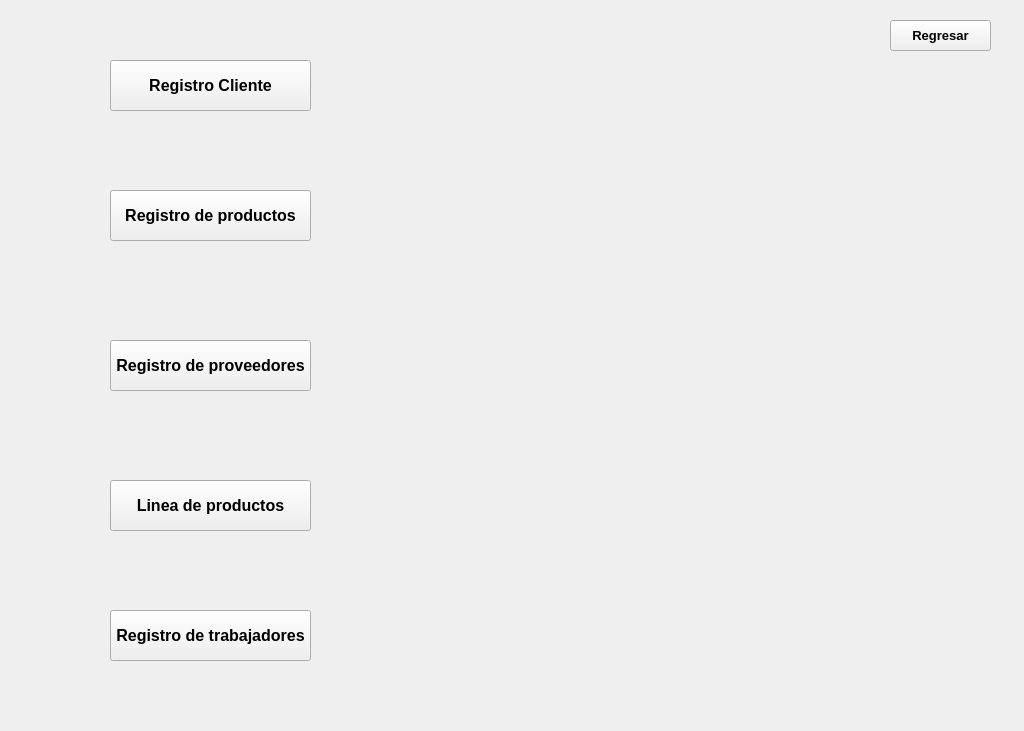
<?xml version="1.0" encoding="UTF-8"?>
<ui version="4.0">
 <class>Registro_cliente</class>
 <widget class="QWidget" name="Registro_cliente">
  <property name="geometry">
   <rect>
    <x>0</x>
    <y>0</y>
    <width>1024</width>
    <height>731</height>
   </rect>
  </property>
  <property name="windowTitle">
   <string>Form</string>
  </property>
  <widget class="QLabel" name="ventana_registroclientes">
   <property name="geometry">
    <rect>
     <x>0</x>
     <y>-20</y>
     <width>1024</width>
     <height>791</height>
    </rect>
   </property>
   <property name="text">
    <string/>
   </property>
   <property name="pixmap">
    <pixmap resource="../Recursos/images.qrc">:/operaciones-design-blanco.jpg</pixmap>
   </property>
  </widget>
  <widget class="QPushButton" name="id_clientes">
   <property name="geometry">
    <rect>
     <x>110</x>
     <y>60</y>
     <width>201</width>
     <height>51</height>
    </rect>
   </property>
   <property name="font">
    <font>
     <family>Arial</family>
     <pointsize>12</pointsize>
     <weight>75</weight>
     <bold>true</bold>
    </font>
   </property>
   <property name="text">
    <string>Registro Cliente</string>
   </property>
  </widget>
  <widget class="QPushButton" name="id_productos">
   <property name="geometry">
    <rect>
     <x>110</x>
     <y>190</y>
     <width>201</width>
     <height>51</height>
    </rect>
   </property>
   <property name="font">
    <font>
     <family>Arial</family>
     <pointsize>12</pointsize>
     <weight>75</weight>
     <bold>true</bold>
    </font>
   </property>
   <property name="text">
    <string>Registro de productos</string>
   </property>
  </widget>
  <widget class="QPushButton" name="id_proveedores">
   <property name="geometry">
    <rect>
     <x>110</x>
     <y>340</y>
     <width>201</width>
     <height>51</height>
    </rect>
   </property>
   <property name="font">
    <font>
     <family>Arial</family>
     <pointsize>12</pointsize>
     <weight>75</weight>
     <bold>true</bold>
    </font>
   </property>
   <property name="text">
    <string>Registro de proveedores</string>
   </property>
  </widget>
  <widget class="QPushButton" name="id_lineaproductos">
   <property name="geometry">
    <rect>
     <x>110</x>
     <y>480</y>
     <width>201</width>
     <height>51</height>
    </rect>
   </property>
   <property name="font">
    <font>
     <family>Arial</family>
     <pointsize>12</pointsize>
     <weight>75</weight>
     <bold>true</bold>
    </font>
   </property>
   <property name="text">
    <string>Linea de productos</string>
   </property>
  </widget>
  <widget class="QPushButton" name="id_trabajadores">
   <property name="geometry">
    <rect>
     <x>110</x>
     <y>610</y>
     <width>201</width>
     <height>51</height>
    </rect>
   </property>
   <property name="font">
    <font>
     <family>Arial</family>
     <pointsize>12</pointsize>
     <weight>75</weight>
     <bold>true</bold>
    </font>
   </property>
   <property name="text">
    <string>Registro de trabajadores</string>
   </property>
  </widget>
  <widget class="QPushButton" name="id_regresaroperaciones">
   <property name="geometry">
    <rect>
     <x>890</x>
     <y>20</y>
     <width>101</width>
     <height>31</height>
    </rect>
   </property>
   <property name="font">
    <font>
     <family>Arial</family>
     <pointsize>10</pointsize>
     <weight>75</weight>
     <bold>true</bold>
    </font>
   </property>
   <property name="text">
    <string>Regresar</string>
   </property>
   <property name="icon">
    <iconset resource="../Recursos/images.qrc">
     <normaloff>:/regreso.png</normaloff>:/regreso.png</iconset>
   </property>
  </widget>
 </widget>
 <resources>
  <include location="../Recursos/images.qrc"/>
 </resources>
 <connections/>
</ui>
